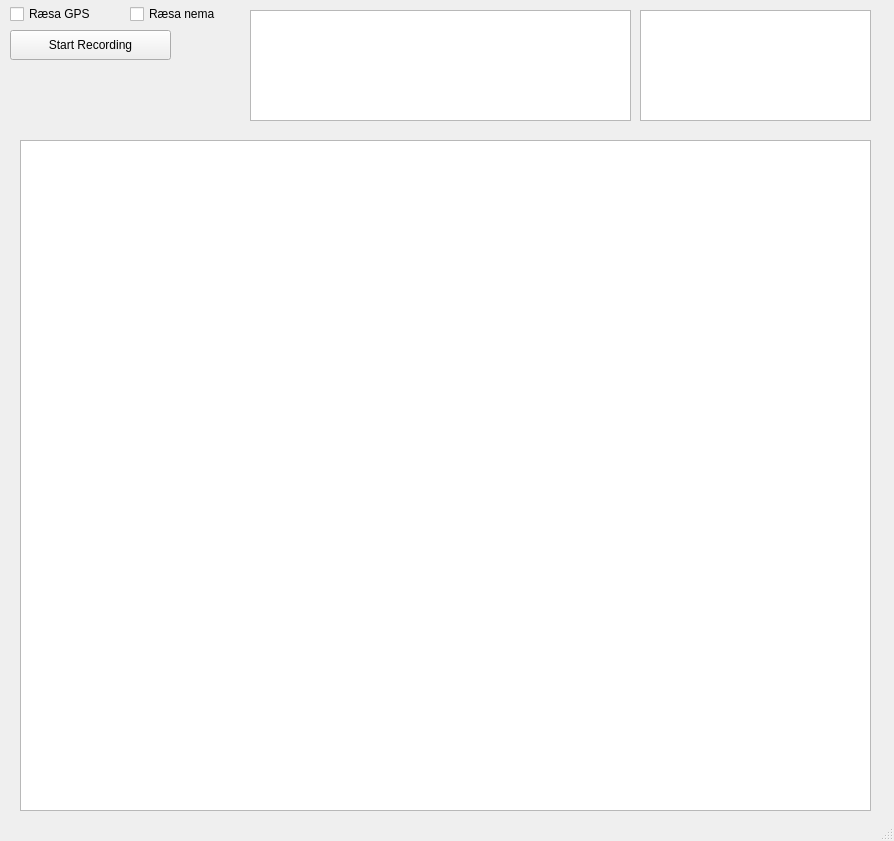
<?xml version="1.0" encoding="UTF-8"?>
<ui version="4.0">
 <class>MainWindow</class>
 <widget class="QMainWindow" name="MainWindow">
  <property name="geometry">
   <rect>
    <x>0</x>
    <y>0</y>
    <width>894</width>
    <height>841</height>
   </rect>
  </property>
  <property name="windowTitle">
   <string>MainWindow</string>
  </property>
  <widget class="QWidget" name="centralwidget">
   <widget class="QCheckBox" name="GPS">
    <property name="geometry">
     <rect>
      <x>10</x>
      <y>0</y>
      <width>95</width>
      <height>28</height>
     </rect>
    </property>
    <property name="text">
     <string>Ræsa GPS</string>
    </property>
   </widget>
   <widget class="QCheckBox" name="Nemar">
    <property name="geometry">
     <rect>
      <x>130</x>
      <y>0</y>
      <width>121</width>
      <height>28</height>
     </rect>
    </property>
    <property name="text">
     <string>Ræsa nema</string>
    </property>
   </widget>
   <widget class="QPushButton" name="Record">
    <property name="geometry">
     <rect>
      <x>10</x>
      <y>30</y>
      <width>161</width>
      <height>30</height>
     </rect>
    </property>
    <property name="text">
     <string>Start Recording</string>
    </property>
   </widget>
   <widget class="QGraphicsView" name="Plot">
    <property name="geometry">
     <rect>
      <x>20</x>
      <y>140</y>
      <width>851</width>
      <height>671</height>
     </rect>
    </property>
   </widget>
   <widget class="QTextBrowser" name="textBrowser">
    <property name="geometry">
     <rect>
      <x>250</x>
      <y>10</y>
      <width>381</width>
      <height>111</height>
     </rect>
    </property>
   </widget>
   <widget class="QTextBrowser" name="GPS_info">
    <property name="geometry">
     <rect>
      <x>640</x>
      <y>10</y>
      <width>231</width>
      <height>111</height>
     </rect>
    </property>
   </widget>
  </widget>
  <widget class="QMenuBar" name="menubar">
   <property name="geometry">
    <rect>
     <x>0</x>
     <y>0</y>
     <width>894</width>
     <height>27</height>
    </rect>
   </property>
  </widget>
  <widget class="QStatusBar" name="statusbar"/>
 </widget>
 <resources/>
 <connections/>
</ui>
